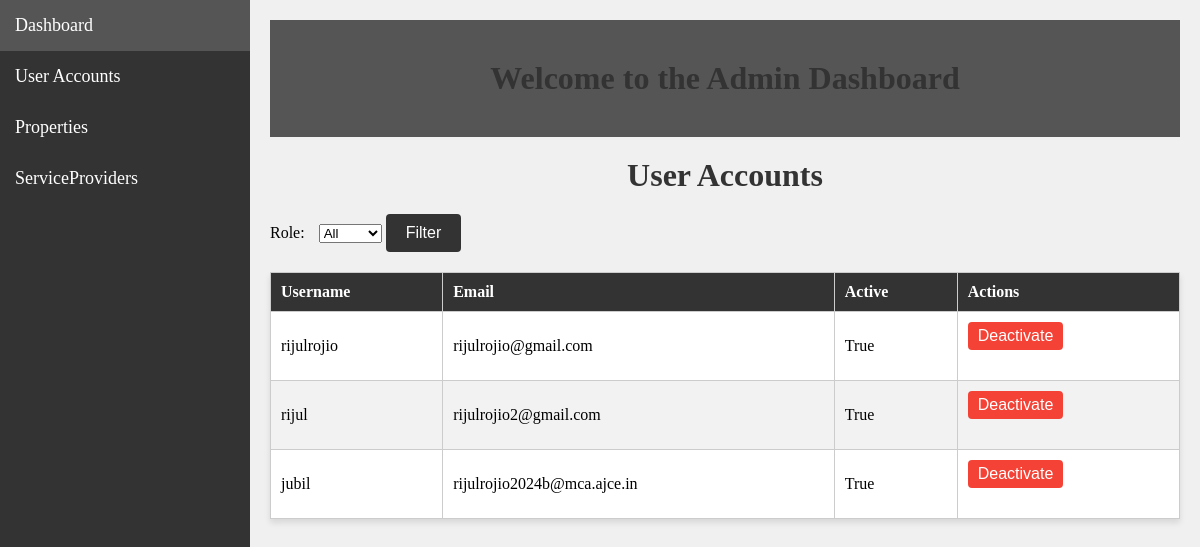
Page /adminregusers/ on the earlier database version.
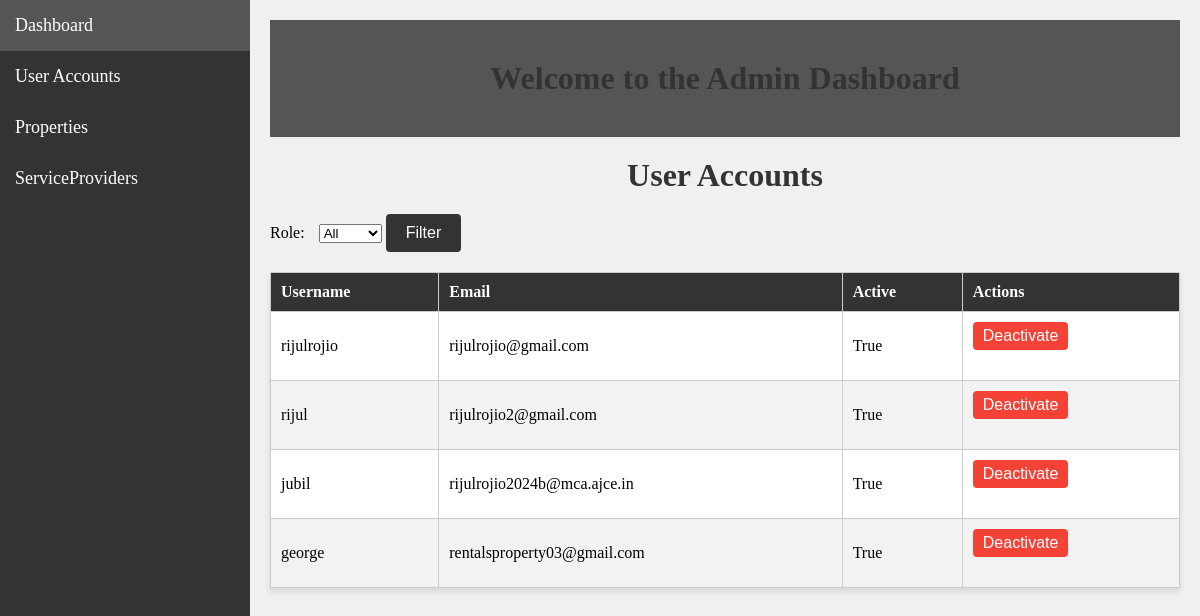
Same page on the later database version.
### rental/models.py (models this page shows, shortened)
class CustomUser(AbstractUser):
    role = models.CharField(max_length=15)  # For custom user roles, if needed
    class Meta:
        verbose_name = 'User'
        verbose_name_plural = 'Users'

### rental/views.py (the view)
# urls.py: path('adminregusers/', views.adminreg, name='adminregusers'),
def adminreg(request):
    role_filter = request.GET.get('role')
    if role_filter:
        if role_filter == "tenant":
            profiles = CustomUser.objects.filter(Q(role=role_filter) & ~Q(is_superuser=True))
        else:
            profiles = CustomUser.objects.filter(Q(role=role_filter) & ~Q(is_superuser=True))
    else:
        profiles = CustomUser.objects.filter(~Q(is_superuser=True))  # Exclude superusers
    return render(request, 'adminregusers.html', {'profiles': profiles})

### templates/adminregusers.html (shortened to what this page needs)
{% load static %}
<!DOCTYPE html>
<html>
<head>
</head>
<body>
    <div class="sidebar">
        <a href="{% url  'adminhome' %}">Dashboard</a>
        <a href="{% url 'adminregusers' %}">User Accounts</a>
        <a href="{% url 'admprop' %}">Properties</a>
        <a href="{% url 'adminserpropage' %}">ServiceProviders</a>
    </div>
    <div class="content">
        <div class="header">
            <h1>Welcome to the Admin Dashboard</h1>
        </div>
        <h1>User Accounts</h1>
        <form method="GET" action="{% url 'adminregusers' %}">
            <label for="role">Role:</label>
            <select name="role">
                <option value="">All</option>
            </select>
            <button type="submit" class="filter-button">Filter</button>
        </form>
        <table class="user-table">
            <thead>
                <tr>
                    <th>Username</th>
                    <th>Email</th>
                    <th>Active</th>
                    <th>Actions</th>
                </tr>
            </thead>
            <tbody>
                {% for profile in profiles %}
                    <tr>
                        <td>{{ profile.username }}</td>
                        <td>{{ profile.email }}</td>
                        <td>{{ profile.is_active }}</td>
                        <td>
                            {% if profile.is_active %}
                                <form method="post" action="{% url 'deactivate_user' profile.id %}">
                                    <button type="submit" class="deactivate-button">Deactivate</button>
                                </form>
                            {% else %}
                                <form method="post" action="{% url 'activate_user' profile.id %}">
                                    {% csrf_token %}
                                    <button type="submit" class="activate-button">Activate</button>
                                </form>
                            {% endif %}
                        </td>
                    </tr>
                {% endfor %}
            </tbody>
        </table>
    </div>
</body>
</html>

Differences in the rows shown:
added CustomUser: username "george", email "rentalsproperty03@gmail.com", is_active "True", shows "Deactivate"
